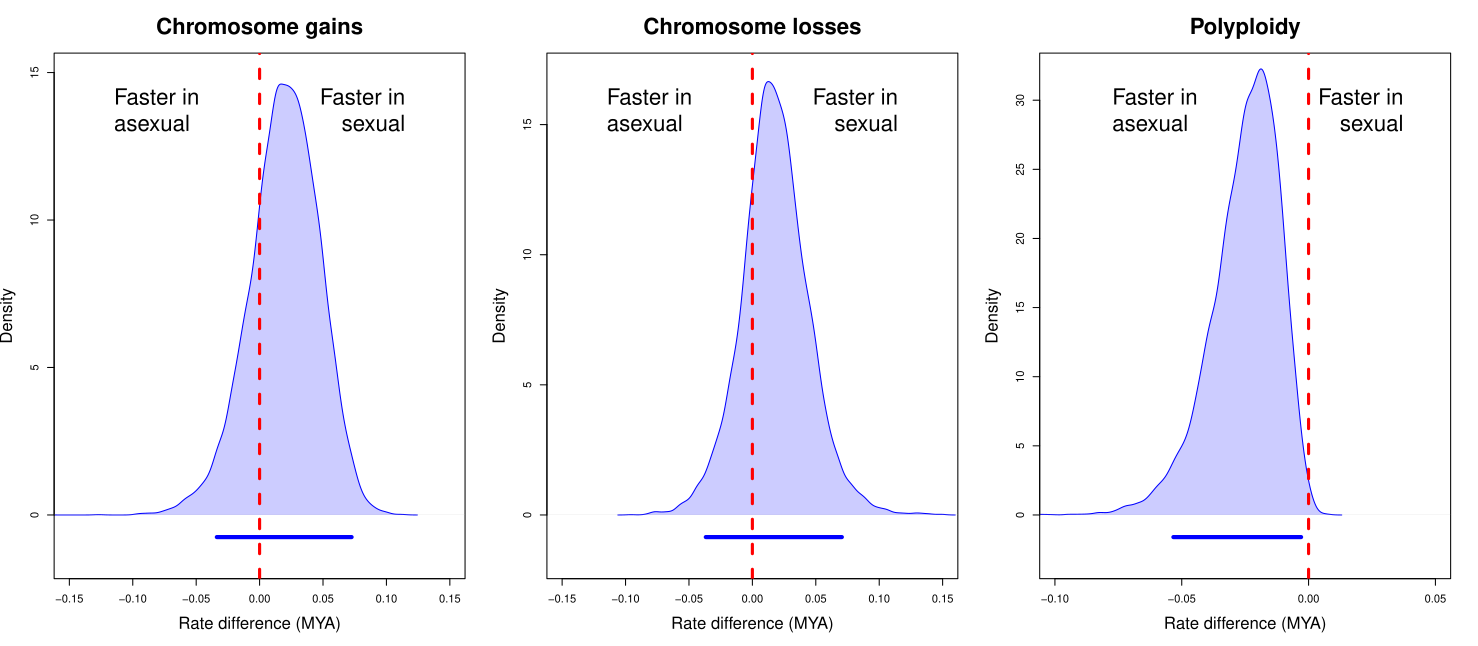

This figure's R source:
# Terrence Sylvester
# March 18 2019
# pradakshanas@gmail.com

# phasmatodea rates visualisation

# read in data
phas.rates <- read.csv(file = "../results/pruned.phas.rates.csv", as.is = T)

# load libraries
library(coda)

# state 1 is sexual reproduction
# state 2 is asexual reproduction

# differences of rates in each state (state 1 - state 2)
# chromosome gains / fissions
gain_difference <- phas.rates$asc1 - phas.rates$asc2
gain_HPD <- HPDinterval(as.mcmc(gain_difference))

# chromosome losses / fissions
loss_difference <- phas.rates$desc1 - phas.rates$desc2
loss_HPD <- HPDinterval(as.mcmc(loss_difference))

# polyploidy
poly_difference <- phas.rates$pol1 - phas.rates$pol2
poly_HPD <- HPDinterval(as.mcmc(poly_difference))

# devide the plot window
par(mfcol = c(1,3))

# plot of chromosome gains
plot(density(gain_difference),
     col = "blue",
     ylim = c(-1.5,15),
     xlim = c(-.15,.15),
     main = "Chromosome gains",
     xlab = "Rate difference (MYA)",
     cex.lab = 1.5,
     cex.main = 2)

polygon(density(gain_difference),
        border = NA,
        col = rgb(0,0,1,.2))

segments(x0 = gain_HPD[1], y0 = -0.75, x1 = gain_HPD[2], y1 = -0.75, col = "blue", lwd = 4)

abline(v = 0, col = "red", lty = 2, lwd = 3)

# put text
text(x = 0.12, y = 13.5, labels = "Faster in\nsexual", pos = 2, cex = 2)

text(x = -0.12, y = 13.5, labels = "Faster in\nasexual", pos = 4, cex = 2)

# plot of chromosome losses
plot(density(loss_difference),
     col = "blue",
     ylim = c(-1.7,17),
     xlim = c(-.15,.15),
     main = "Chromosome losses",
     xlab = "Rate difference (MYA)",
     cex.lab = 1.5,
     cex.main = 2)

polygon(density(loss_difference),
        border = NA,
        col = rgb(0,0,1,.2))

segments(x0 = loss_HPD[1], y0 = -0.85, x1 = loss_HPD[2], y1 = -0.85, col = "blue", lwd = 4)

abline(v = 0, col = "red", lty = 2, lwd = 3)

# put text
text(x = 0.12, y = 15.3, labels = "Faster in\nsexual", pos = 2, cex = 2)

text(x = -0.12, y = 15.3, labels = "Faster in\nasexual", pos = 4, cex = 2)


# plot if polyploidy
plot(density(poly_difference),
     col = "blue",
     ylim = c(-3.2,32),
     xlim = c(-.1,.05),
     main = "Polyploidy",
     xlab = "Rate difference (MYA)",
     cex.lab = 1.5,
     cex.main = 2)

polygon(density(poly_difference),
        border = NA,
        col = rgb(0,0,1,.2))

segments(x0 = poly_HPD[1], y0 = -1.6, x1 = poly_HPD[2], y1 = -1.6, col = "blue", lwd = 4)

abline(v = 0, col = "red", lty = 2, lwd = 3)

# put text
text(x = 0.04, y = 28.8, labels = "Faster in\nsexual", pos = 2, cex = 2)

text(x = -0.08, y = 28.8, labels = "Faster in\nasexual", pos = 4, cex = 2)
